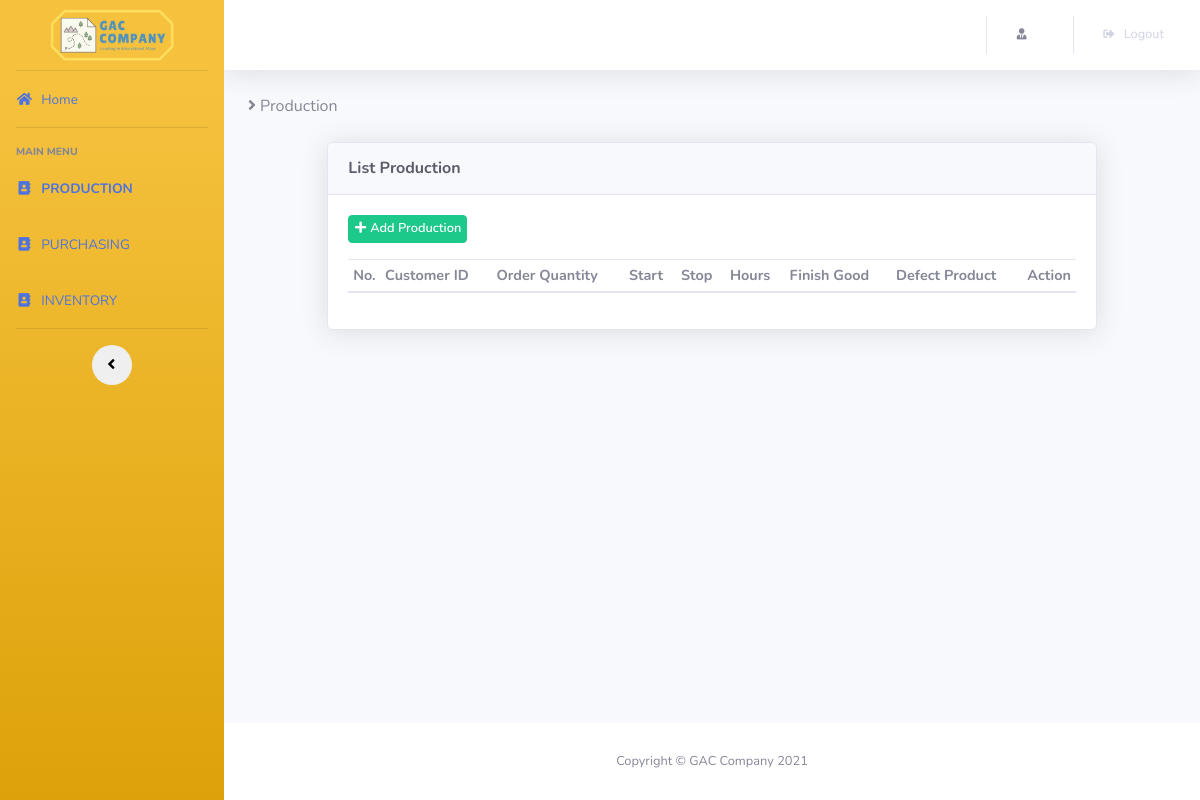
Before: /views/admin/production.php?page=1A with the older database file.
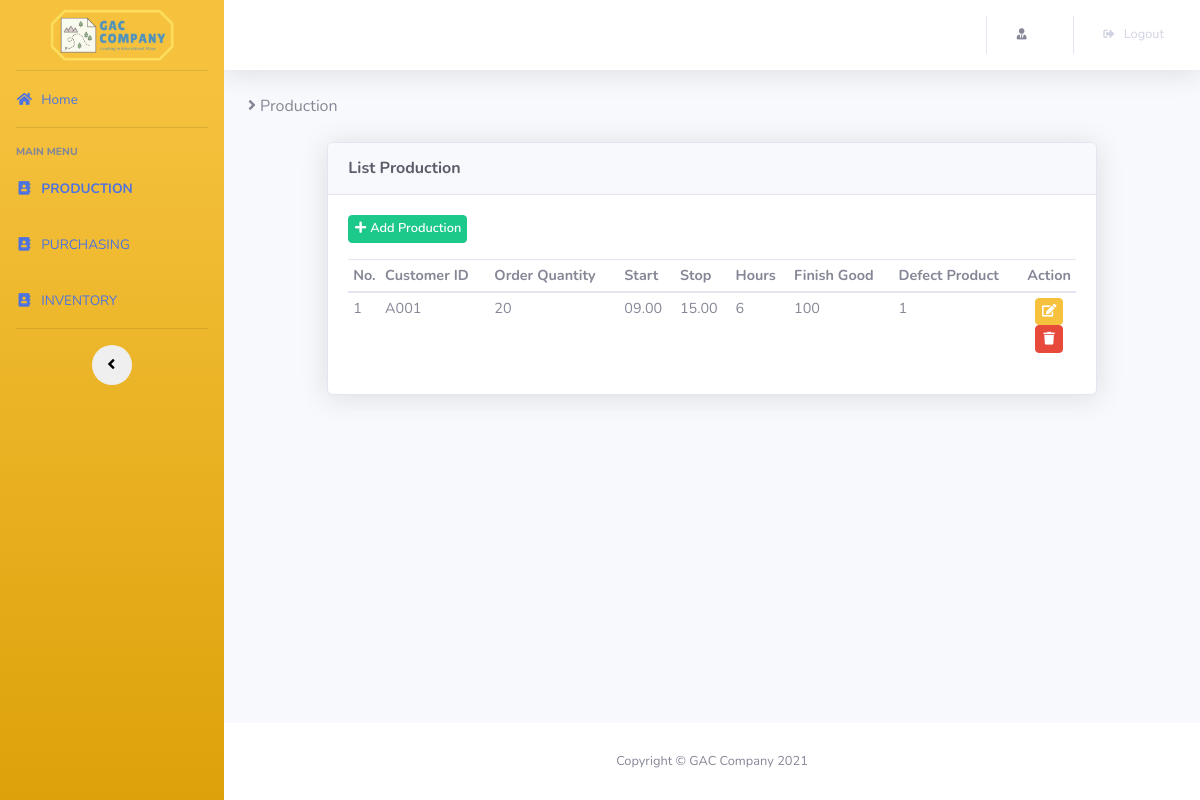
After: the same page with the newer database file.
### tables this page shows
CREATE TABLE `production` (
  `id` int(11) NOT NULL,
  `customer` varchar(255) NOT NULL,
  `order_quantity` varchar(255) NOT NULL,
  `start` varchar(255) NOT NULL,
  `stop` varchar(255) NOT NULL,
  `hours` varchar(255) NOT NULL,
  `finish_good` varchar(255) NOT NULL,
  `defect_product` varchar(255) NOT NULL
);

### views/admin/production.php (the view)
<?php
  include 'header.php';
  $row = $dbconnect->query("SELECT * FROM production")
?>
<div class="d-sm-flex align-items-center justify-content-between mb-4">
  <span><i class="fa fa-angle-right">&nbsp;</i>Production</span>
</div>
<div class="row justify-content-center">
  <div class="col-lg-10">
    <div class="card shadow mb-4">
      <div class="card-header py-3">
        <h6 class="m-0 font-weight-bold text-dark">List Production</h6>
      </div>
      <div class="card-body">
      <div class="pb-3"><a href="add-production.php" class="btn btn-sm btn-success"><i class="fas fa-fw fa-plus">&nbsp;</i>Add Production</a></div>
      <div class="table-responsive">
        <table class="table table-sm" id="dataTable" width="100%" cellspacing="0">
          <thead>
            <tr>
              <th width="1%">No.</th>
              <th>Customer ID</th>
              <th>Order Quantity</th>
              <th>Start</th>
              <th>Stop</th>
              <th>Hours</th>
              <th>Finish Good</th>
              <th>Defect Product</th>
              <th width="5%">Action</th>
            </tr>
          </thead>
          <tbody>
            <?php if($row->rowCount() > 0) {
              $no = 1;
              while($data = $row->fetch()){
            ?>
            <tr>
                <td><?php echo $no ?></td>
                <td><?php echo $data['customer'] ?></td>
                <td><?php echo $data['order_quantity'] ?></td>
                <td><?php echo $data['start'] ?></td>
                <td><?php echo $data['stop'] ?></td>
                <td><?php echo $data['hours'] ?></td>
                <td><?php echo $data['finish_good'] ?></td>
                <td><?php echo $data['defect_product'] ?></td>
                <td align="center">
                  <a href="update-production.php?id=<?php echo $data['id'] ?>" class="btn btn-sm btn-warning"><i class="fas fa-fw fa-edit"></i></a>
                  <a href="../../system/delete-production.php?id=<?php echo $data['id'] ?>" class="btn btn-sm btn-danger" onclick="return confirm('Are you sure?')"><i class="fas fa-fw fa-trash"></i></a>
                </td>
            </tr>
            <?php $no++; }}?>
          </tbody>
        </table>
      </div>
      </div>
    </div>
  </div>
</div>
<?php include 'footer.php' ?>

Changed rows visible on the page:
added production: customer "A001", order_quantity "20", start "09.00", stop "15.00", hours "6", finish_good "100", defect_product "1"
